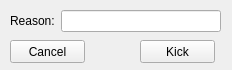
<?xml version="1.0" encoding="UTF-8"?>
<ui version="4.0">
 <class>kickwindow</class>
 <widget class="QWidget" name="kickwindow">
  <property name="geometry">
   <rect>
    <x>0</x>
    <y>0</y>
    <width>232</width>
    <height>70</height>
   </rect>
  </property>
  <property name="minimumSize">
   <size>
    <width>232</width>
    <height>70</height>
   </size>
  </property>
  <property name="maximumSize">
   <size>
    <width>232</width>
    <height>70</height>
   </size>
  </property>
  <property name="windowTitle">
   <string>Kick player</string>
  </property>
  <widget class="QWidget" name="horizontalLayoutWidget">
   <property name="geometry">
    <rect>
     <x>10</x>
     <y>10</y>
     <width>211</width>
     <height>22</height>
    </rect>
   </property>
   <layout class="QHBoxLayout" name="horizontalLayout">
    <item>
     <widget class="QLabel" name="label">
      <property name="text">
       <string>Reason:</string>
      </property>
     </widget>
    </item>
    <item>
     <widget class="QLineEdit" name="reason"/>
    </item>
   </layout>
  </widget>
  <widget class="QPushButton" name="kick">
   <property name="geometry">
    <rect>
     <x>140</x>
     <y>40</y>
     <width>75</width>
     <height>23</height>
    </rect>
   </property>
   <property name="text">
    <string>Kick</string>
   </property>
  </widget>
  <widget class="QPushButton" name="cancel">
   <property name="geometry">
    <rect>
     <x>10</x>
     <y>40</y>
     <width>75</width>
     <height>23</height>
    </rect>
   </property>
   <property name="text">
    <string>Cancel</string>
   </property>
  </widget>
 </widget>
 <resources/>
 <connections/>
</ui>
